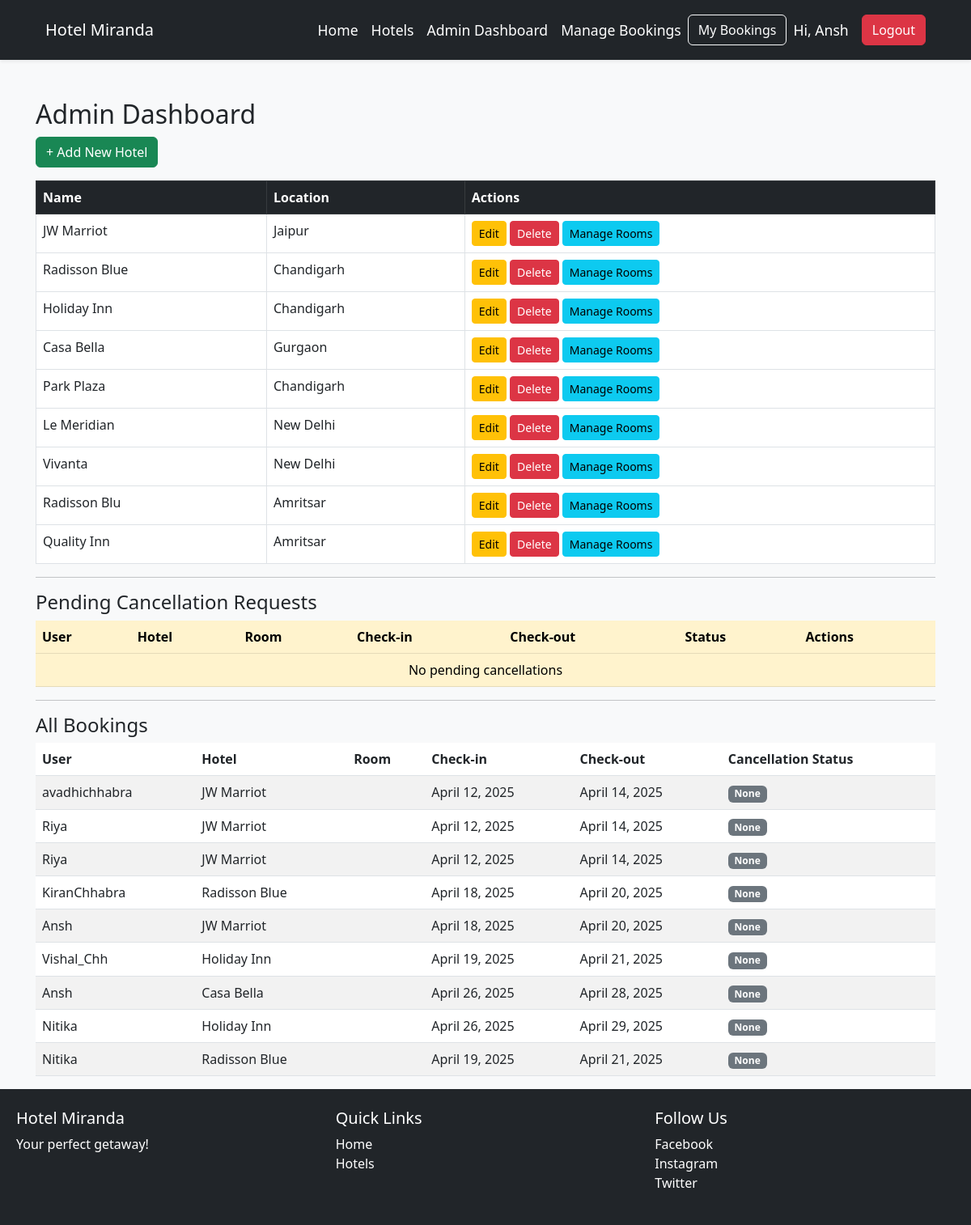
Page /booking/admin_dashboard/ (signed in) on the committed database.
### auth_app/models.py (models this page shows, shortened)
class CustomUser(AbstractUser):
    ROLE_CHOICES = (
        ('admin', 'Admin'),
        ('user', 'User'),
    )
    role = models.CharField(max_length=10, choices=ROLE_CHOICES, default='user')

### hotel_app/models.py (models this page shows, shortened)
class Hotel(models.Model):
    name = models.CharField(max_length=100)
    location = models.CharField(max_length=100)
    description = models.TextField()
    price_per_night = models.DecimalField(max_digits=8, decimal_places=2, default=1000.00)  # ✅ Add default
    rating = models.FloatField(default=3.5)  # ✅ Add default
    image = models.ImageField(upload_to='hotel_images/', blank=True, null=True)
    amenities = models.CharField(max_length=255, blank=True)  # Comma-separated: "WiFi,Parking,Pool"
    room_type = models.CharField(max_length=20, choices=[
        ('Single', 'Single'),
        ('Double', 'Double'),
        ('Suite', 'Suite'),
    ])
    property_type = models.CharField(max_length=50, blank=True)  # Hotel/Resort/Villa

### booking_app/models.py (models this page shows, shortened)
class Booking(models.Model):
    user = models.ForeignKey(settings.AUTH_USER_MODEL, on_delete=models.CASCADE)
    hotel = models.ForeignKey(Hotel, on_delete=models.CASCADE)
    room = models.ForeignKey(Room, on_delete=models.CASCADE)
    check_in = models.DateField()
    check_out = models.DateField()
    guests = models.PositiveIntegerField()
    booked_at = models.DateTimeField(auto_now_add=True)
    STATUS_CHOICES = [
        ('Pending', 'Pending'),
        ('Confirmed', 'Confirmed'),
        ('Cancelled', 'Cancelled'),
    ]
    status = models.CharField(max_length=20, choices=STATUS_CHOICES, default='Pending')
    CANCELLATION_STATUS = [
        ('none', 'None'),
        ('pending', 'Pending'),
        ('approved', 'Approved'),
        ('declined', 'Declined'),
        ('cancelled', 'Cancelled'),
    ]
    cancellation_status = models.CharField(
        max_length=10, choices=CANCELLATION_STATUS, default='none'
    )

### booking_app/views.py (the view)
# urls.py: path('admin_dashboard/', admin_dashboard, name='admin_dashboard'),
@staff_member_required
def admin_dashboard(request):
    hotels = Hotel.objects.all()
    pending_cancellations = Booking.objects.filter(cancellation_status='pending')
    bookings = Booking.objects.all()
    return render(request, 'hotel_app/admin_dashboard.html', {
        'hotels': hotels,
        'pending_cancellations': pending_cancellations,
        'bookings': bookings,
    })

### hotel_app/templates/hotel_app/admin_dashboard.html
{% extends 'base.html' %}
{% block content %}
<div class="container mt-4">
    <h2>Admin Dashboard</h2>
    <a href="{% url 'add_hotel' %}" class="btn btn-success mb-3">+ Add New Hotel</a>
    <table class="table table-bordered">
        <thead class="table-dark">
            <tr>
                <th>Name</th>
                <th>Location</th>
                <th>Actions</th>
            </tr>
        </thead>
        <tbody>
            {% for hotel in hotels %}
            <tr>
                <td>{{ hotel.name }}</td>
                <td>{{ hotel.location }}</td>
                <td>
                    <a href="{% url 'update_hotel' hotel.id %}" class="btn btn-sm btn-warning">Edit</a>
                    <a href="{% url 'delete_hotel' hotel.id %}" class="btn btn-sm btn-danger">Delete</a>
                    <a href="{% url 'manage_rooms' hotel.id %}" class="btn btn-sm btn-info">Manage Rooms</a>
                </td>
            </tr>
            {% endfor %}
        </tbody>
    </table>
    <hr>
    <h4>Pending Cancellation Requests</h4>
    <table class="table table-warning">
        <thead>
            <tr>
                <th>User</th>
                <th>Hotel</th>
                <th>Room</th>
                <th>Check-in</th>
                <th>Check-out</th>
                <th>Status</th>
                <th>Actions</th>
            </tr>
        </thead>
        <tbody>
            {% for booking in pending_cancellations %}
            <tr>
                <td>{{ booking.user.username }}</td>
                <td>{{ booking.hotel.name }}</td>
                <td>{{ booking.room.room_number }}</td>
                <td>{{ booking.check_in }}</td>
                <td>{{ booking.check_out }}</td>
                <td><span class="badge bg-warning text-dark">Pending</span></td>
                <td>
                    <form method="post" action="{% url 'approve_cancellation' booking.id %}" style="display:inline-block">
                        {% csrf_token %}
                        <button class="btn btn-sm btn-success">Approve</button>
                    </form>
                    <form method="post" action="{% url 'decline_cancellation' booking.id %}" style="display:inline-block">
                        {% csrf_token %}
                        <button class="btn btn-sm btn-danger">Decline</button>
                    </form>
                </td>
            </tr>
            {% empty %}
            <tr>
                <td colspan="7" class="text-center">No pending cancellations</td>
            </tr>
            {% endfor %}
        </tbody>
    </table>
    <hr>
    <h4>All Bookings</h4>
    <table class="table table-striped">
        <thead>
            <tr>
                <th>User</th>
                <th>Hotel</th>
                <th>Room</th>
                <th>Check-in</th>
                <th>Check-out</th>
                <th>Cancellation Status</th>
            </tr>
        </thead>
        <tbody>
            {% for booking in bookings %}
            <tr>
                <td>{{ booking.user.username }}</td>
                <td>{{ booking.hotel.name }}</td>
                <td>{{ booking.room.room_number }}</td>
                <td>{{ booking.check_in }}</td>
                <td>{{ booking.check_out }}</td>
                <td>
                    {% if booking.cancellation_status == 'approved' %}
                        <span class="badge bg-success">Approved</span>
                    {% elif booking.cancellation_status == 'declined' %}
                        <span class="badge bg-danger">Declined</span>
                    {% elif booking.cancellation_status == 'pending' %}
                        <span class="badge bg-warning text-dark">Pending</span>
                    {% else %}
                        <span class="badge bg-secondary">None</span>
                    {% endif %}
                </td>
            </tr>
            {% endfor %}
        </tbody>
    </table>
</div>
{% endblock %}

### auth_app/templates/base.html (shortened to what this page needs)
<!DOCTYPE html>
<html lang="en">
<head>
    {% load static %}
    <link href="https://cdn.jsdelivr.net/npm/bootstrap@5.3.0/dist/css/bootstrap.min.css" rel="stylesheet">
    <link rel="stylesheet" href="{% static 'css/styles.css' %}">
</head>
<body>
<div class="content-wrapper">
    <nav class="navbar navbar-expand-lg navbar-dark bg-dark shadow-sm">
        <div class="container-fluid px-4">
            <a class="navbar-brand" href="{% url 'home' %}">Hotel Miranda</a>
            <div class="collapse navbar-collapse" id="navbarNav">
                <ul class="navbar-nav ms-auto align-items-center">
                    <li class="nav-item">
                        <a class="nav-link" href="{% url 'home' %}">Home</a>
                    </li>
                    <li class="nav-item">
                        <a class="nav-link" href="{% url 'hotel_list' %}">Hotels</a>
                    </li>
                    {% if request.user.is_authenticated %}
                        {% if user.is_staff %}
                            <li class="nav-item">
                                <a class="nav-link" href="{% url 'admin_dashboard' %}">Admin Dashboard</a>
                            </li>
                            <li class="nav-item">
                                <a class="nav-link" href="{% url 'admin_all_bookings' %}">Manage Bookings</a>
                            </li>
                        {% endif %}
                        <li class="nav-item">
                            <a href="{% url 'my_bookings' %}" class="btn btn-outline-light me-2">My Bookings</a>
                        </li>
                        <li class="nav-item text-white me-3">
                            Hi, {{ request.user.username }}
                        </li>
                        <li class="nav-item">
                            <a href="{% url 'logout' %}" class="btn btn-danger">Logout</a>
                        </li>
                    {% endif %}
                </ul>
            </div>
        </div>
    </nav>
    <div class="container-fluid mt-4 px-4">
        {% block content %}{% endblock %}
    </div>
</div>
<footer class="bg-dark text-white py-4">
    <div class="container">
        <div class="row">
            <div class="col-md-4">
                <h5>Hotel Miranda</h5>
                <p>Your perfect getaway!</p>
            </div>
            <div class="col-md-4">
                <h5>Quick Links</h5>
                <ul class="list-unstyled">
                    <li><a href="{% url 'home' %}" class="text-white">Home</a></li>
                    <li><a href="{% url 'hotel_list' %}" class="text-white">Hotels</a></li>
                </ul>
            </div>
            <div class="col-md-4">
                <h5>Follow Us</h5>
                <ul class="list-unstyled">
                    <li><a href="#" class="text-white">Facebook</a></li>
                    <li><a href="#" class="text-white">Instagram</a></li>
                    <li><a href="#" class="text-white">Twitter</a></li>
                </ul>
            </div>
        </div>
    </div>
</footer>
</body>
</html>

### static/css/styles.css (style rules this page uses)
body { font-family: 'Segoe UI', sans-serif; background-color: #f8f9fa; margin: 0; padding: 0; }
.text-center { text-align: center; }
.navbar { padding: 1rem 2rem; font-size: 1.1rem; background-color: #ffffff; box-shadow: 0 4px 10px rgba(0, 0, 0, 0.1); }
.navbar a { color: white; }
footer { background-color: #212529; padding: 40px 0; color: #ffffff; }
footer a { color: #fff; text-decoration: none; }
.container { max-width: 1200px; margin: 0 auto; padding: 0 20px; }

### auth_app/templates/base.html (style rules this page uses)
html, body { height: 100%; margin: 0; }
.content-wrapper { min-height: 100%; display: flex; flex-direction: column; }
.container-fluid { flex: 1; }
footer { margin-top: auto; }

### rows in the picture
Hotel: name "JW Marriot", location "Jaipur"
Hotel: name "Radisson Blue", location "Chandigarh"
Hotel: name "Holiday Inn", location "Chandigarh"
Hotel: name "Casa Bella", location "Gurgaon"
Hotel: name "Park Plaza", location "Chandigarh"
Hotel: name "Le Meridian", location "New Delhi"
Hotel: name "Vivanta", location "New Delhi"
Hotel: name "Radisson Blu", location "Amritsar"
Hotel: name "Quality Inn", location "Amritsar"
Booking: user.username "avadhichhabra", hotel.name "JW Marriot", check_in "April 12, 2025", check_out "April 14, 2025", cancellation_status "None"
Booking: user.username "Riya", hotel.name "JW Marriot", check_in "April 12, 2025", check_out "April 14, 2025", cancellation_status "None"
Booking: user.username "Riya", hotel.name "JW Marriot", check_in "April 12, 2025", check_out "April 14, 2025", cancellation_status "None"
Booking: user.username "KiranChhabra", hotel.name "Radisson Blue", check_in "April 18, 2025", check_out "April 20, 2025", cancellation_status "None"
Booking: user.username "Ansh", hotel.name "JW Marriot", check_in "April 18, 2025", check_out "April 20, 2025", cancellation_status "None"
Booking: user.username "Vishal_Chh", hotel.name "Holiday Inn", check_in "April 19, 2025", check_out "April 21, 2025", cancellation_status "None"
Booking: user.username "Ansh", hotel.name "Casa Bella", check_in "April 26, 2025", check_out "April 28, 2025", cancellation_status "None"
Booking: user.username "Nitika", hotel.name "Holiday Inn", check_in "April 26, 2025", check_out "April 29, 2025", cancellation_status "None"
Booking: user.username "Nitika", hotel.name "Radisson Blue", check_in "April 19, 2025", check_out "April 21, 2025", cancellation_status "None"

### other values in the picture
{{ request.user.username }} "Ansh"
